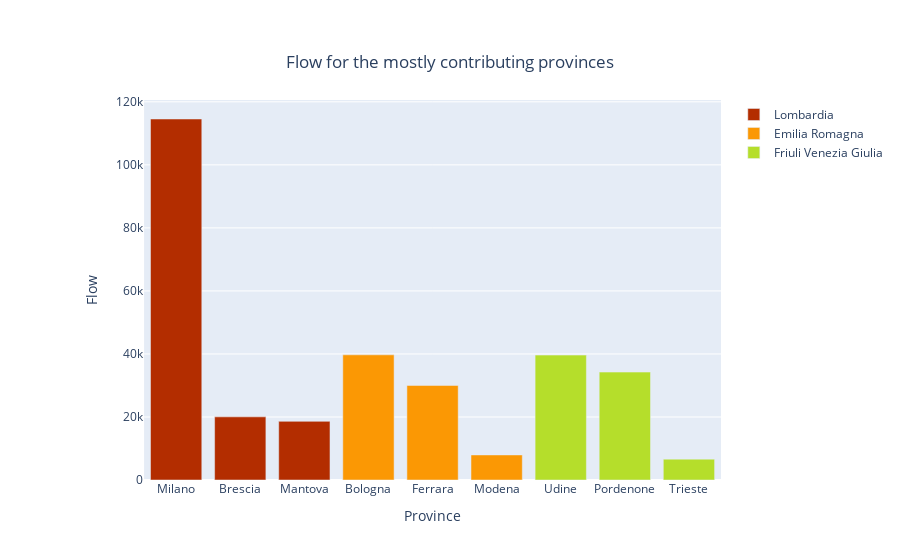
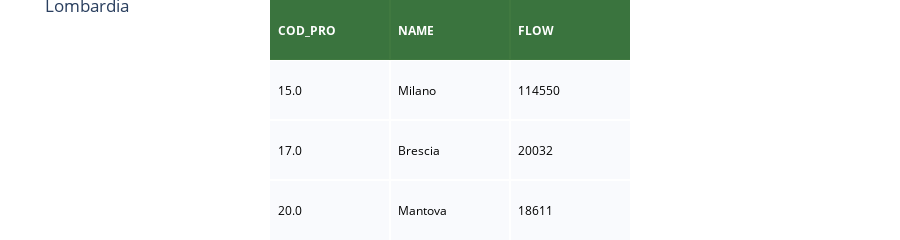
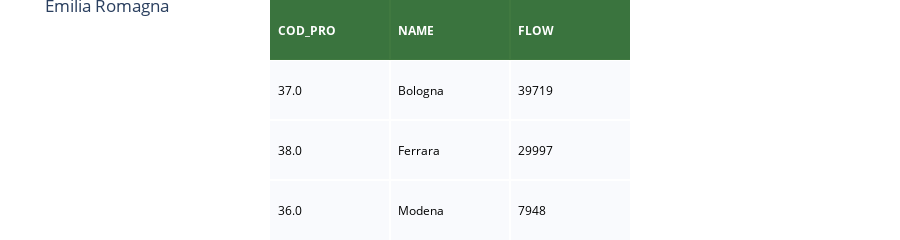
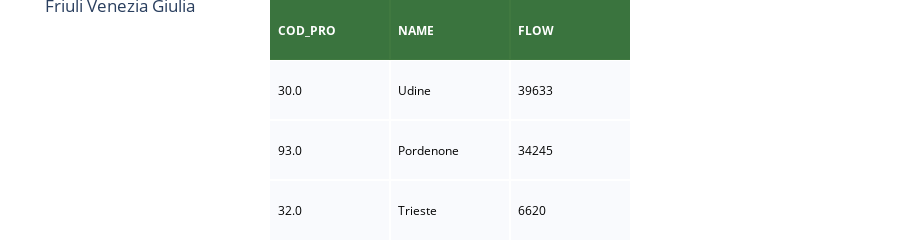

Source (notebook cell) for these figures, in order:
### Markdown cell above
## 4.2

We’ll now perform a more detailed analysis selecting only the most contributing provinces for each of the selected regions. We'll study first the contribute of each province to the flow and then study the flow trend based on the days of the week.

### Code cell
# 4.2.1 STUDY OF THE FLUXES OF THE MOSTLY CONTRIBUTING PROVINCES BASED ON THE DAY OF THE WEEK 

#Selection of the provinces that are mostry contributing to the flow

#Function to find the mostly contributing provinces for each region:
#Returns the total flux for each province and the code of the selected provinces
def flow_province(data_regions):
    flow_province=data_regions.groupby('COD_PRO').FLOW.sum()
    flow_sorted=flow_province.sort_values(ascending=False)
    flow_selected=flow_sorted.head(n=3).reset_index()  #Selected the first 3 with the highest flux
    cod_pro_selected=flow_selected['COD_PRO'].values[:]
    return flow_selected, cod_pro_selected


flow_pro={} #Dictionary with a flow dataframe for the different regions
pro_selected={}  #Dictionary with the code of the selected provinces

for i in range(len(reg)): 
    flow_pro[reg[i]],  pro_selected[reg[i]] = flow_province(data_reg[reg[i]]) 
    

#Associating to each province code the province name
#flow_pro: flow for the provinces of a region flow_pro[reg[i]]: 'COD PRO', 'NAME', 'FLOW'
for i in range(len(reg)):
    name_l=[]
    for cod in flow_pro[reg[i]]['COD_PRO'].values[:]:
        if cod in d[reg[i]]['COD_PRO'].values[:]:
            where=np.argwhere(d[reg[i]]['COD_PRO'].values[:]==cod)
            idx=where[0][0] 
            name=d[reg[i]]['PROVINCIA'].values[idx:idx+1][0]
            name_l.append(name)
    flow_pro[reg[i]].insert(1, "NAME", name_l)

    
#Display the results
table_color =  [[0, '#004d00'],[.5, '#ffffff'],[1, '#ffffff']]
color_dict = ['#b32d00', '#fb9804' ,'#b5de2b', 'yellow']


#Plot flow for the provinces
fig_fp = go.Figure()
for i in range(len(reg)):  
        fig_fp.add_trace(go.Bar(x = flow_pro[reg[i]]["NAME"], y = flow_pro[reg[i]]["FLOW"], name=reg[i], marker_color=color_dict[i]))
        fig_fp.update_layout(barmode='relative')
        fig_fp.update_layout(title={'text': "Flow for the mostly contributing provinces",'y':0.9,'x':0.5,'xanchor': 'center','yanchor': 'top'},xaxis = {'domain': [0.1, 1.], 'title':'Province'}, yaxis = {'domain': [0, 1], 'anchor': 'x2', 'title': 'Flow'})

fig_fp.show()

#Dataframe
for i in range(len(reg)):  
    fig = ff.create_table(flow_pro[reg[i]],colorscale=table_color)
    fig.update_layout(xaxis = {'domain': [.2, .7]}, yaxis1 = {'domain': [0, 1]})
    fig.update_layout(title={'text': str(reg[i]),'xanchor': 'left','yanchor': 'top'}, xaxis1 = {'domain': [0.3, .7]}, yaxis1 = {'domain': [0., 1]})
    fig.show()
     
    
#Display the new total flow
tot_flow=[]
for i in range(len(reg)):
    tot_flow.append(flow_pro[reg[i]].FLOW.sum())

new_tot_flow=go.Figure()
new_tot_flow.add_trace(go.Bar(x =reg, y=tot_flow, marker_color=color_dict, name='Flow'))
new_tot_flow.update_layout(title={'text': "Total flow of the regions with only the mostrly contributing provinces",'y':0.8,'x':0.5,'xanchor': 'center','yanchor': 'top'},
                                   xaxis = {'domain': [0.1, 1.], 'title':'Region'}, 
                                   yaxis = {'domain': [0, 1], 'anchor': 'x2', 'title': 'Flow'},
                                    margin=dict(l=130, r=160, t=150, b=100))

new_tot_flow.show()

### Figure 1 — Plotly figure (JSON) as saved in the notebook; plotly's stock layout.template omitted (floating-point values rounded to 4 significant figures)
{"data": [{"marker": {"color": "#b32d00"}, "name": "Lombardia", "type": "bar", "x": ["Milano", "Brescia", "Mantova"], "y": [114550, 20032, 18611]}, {"marker": {"color": "#fb9804"}, "name": "Emilia Romagna", "type": "bar", "x": ["Bologna", "Ferrara", "Modena"], "y": [39719, 29997, 7948]}, {"marker": {"color": "#b5de2b"}, "name": "Friuli Venezia Giulia", "type": "bar", "x": ["Udine", "Pordenone", "Trieste"], "y": [39633, 34245, 6620]}], "layout": {"barmode": "relative", "title": {"text": "Flow for the mostly contributing provinces", "x": 0.5, "xanchor": "center", "y": 0.9, "yanchor": "top"}, "xaxis": {"domain": [0.1, 1], "title": {"text": "Province"}}, "yaxis": {"anchor": "x2", "domain": [0, 1], "title": {"text": "Flow"}}}}

### Figure 2 — Plotly figure (JSON) as saved in the notebook; plotly's stock layout.template omitted (floating-point values rounded to 4 significant figures)
{"data": [{"colorscale": [[0, "#004d00"], [0.5, "#ffffff"], [1, "#ffffff"]], "hoverinfo": "none", "opacity": 0.75, "showscale": false, "type": "heatmap", "z": [[0, 0, 0], [0.5, 0.5, 0.5], [1, 1, 1], [0.5, 0.5, 0.5]]}], "layout": {"annotations": [{"align": "left", "font": {"color": "#ffffff"}, "showarrow": false, "text": "<b>COD_PRO</b>", "x": -0.45, "xanchor": "left", "xref": "x", "y": 0, "yref": "y"}, {"align": "left", "font": {"color": "#ffffff"}, "showarrow": false, "text": "<b>NAME</b>", "x": 0.55, "xanchor": "left", "xref": "x", "y": 0, "yref": "y"}, {"align": "left", "font": {"color": "#ffffff"}, "showarrow": false, "text": "<b>FLOW</b>", "x": 1.55, "xanchor": "left", "xref": "x", "y": 0, "yref": "y"}, {"align": "left", "font": {"color": "#000000"}, "showarrow": false, "text": "15.0", "x": -0.45, "xanchor": "left", "xref": "x", "y": 1, "yref": "y"}, {"align": "left", "font": {"color": "#000000"}, "showarrow": false, "text": "Milano", "x": 0.55, "xanchor": "left", "xref": "x", "y": 1, "yref": "y"}, {"align": "left", "font": {"color": "#000000"}, "showarrow": false, "text": "114550", "x": 1.55, "xanchor": "left", "xref": "x", "y": 1, "yref": "y"}, {"align": "left", "font": {"color": "#000000"}, "showarrow": false, "text": "17.0", "x": -0.45, "xanchor": "left", "xref": "x", "y": 2, "yref": "y"}, {"align": "left", "font": {"color": "#000000"}, "showarrow": false, "text": "Brescia", "x": 0.55, "xanchor": "left", "xref": "x", "y": 2, "yref": "y"}, {"align": "left", "font": {"color": "#000000"}, "showarrow": false, "text": "20032", "x": 1.55, "xanchor": "left", "xref": "x", "y": 2, "yref": "y"}, {"align": "left", "font": {"color": "#000000"}, "showarrow": false, "text": "20.0", "x": -0.45, "xanchor": "left", "xref": "x", "y": 3, "yref": "y"}, {"align": "left", "font": {"color": "#000000"}, "showarrow": false, "text": "Mantova", "x": 0.55, "xanchor": "left", "xref": "x", "y": 3, "yref": "y"}, {"align": "left", "font": {"color": "#000000"}, "showarrow": false, "text": "18611", "x": 1.55, "xanchor": "left", "xref": "x", "y": 3, "yref": "y"}], "height": 170, "margin": {"b": 0, "l": 0, "r": 0, "t": 0}, "title": {"text": "Lombardia", "xanchor": "left", "yanchor": "top"}, "xaxis": {"domain": [0.3, 0.7], "dtick": 1, "gridwidth": 2, "showticklabels": false, "tick0": -0.5, "ticks": "", "zeroline": false}, "yaxis": {"autorange": "reversed", "domain": [0, 1], "dtick": 1, "gridwidth": 2, "showticklabels": false, "tick0": 0.5, "ticks": "", "zeroline": false}}}

### Figure 3 — Plotly figure (JSON) as saved in the notebook; plotly's stock layout.template omitted (floating-point values rounded to 4 significant figures)
{"data": [{"colorscale": [[0, "#004d00"], [0.5, "#ffffff"], [1, "#ffffff"]], "hoverinfo": "none", "opacity": 0.75, "showscale": false, "type": "heatmap", "z": [[0, 0, 0], [0.5, 0.5, 0.5], [1, 1, 1], [0.5, 0.5, 0.5]]}], "layout": {"annotations": [{"align": "left", "font": {"color": "#ffffff"}, "showarrow": false, "text": "<b>COD_PRO</b>", "x": -0.45, "xanchor": "left", "xref": "x", "y": 0, "yref": "y"}, {"align": "left", "font": {"color": "#ffffff"}, "showarrow": false, "text": "<b>NAME</b>", "x": 0.55, "xanchor": "left", "xref": "x", "y": 0, "yref": "y"}, {"align": "left", "font": {"color": "#ffffff"}, "showarrow": false, "text": "<b>FLOW</b>", "x": 1.55, "xanchor": "left", "xref": "x", "y": 0, "yref": "y"}, {"align": "left", "font": {"color": "#000000"}, "showarrow": false, "text": "37.0", "x": -0.45, "xanchor": "left", "xref": "x", "y": 1, "yref": "y"}, {"align": "left", "font": {"color": "#000000"}, "showarrow": false, "text": "Bologna", "x": 0.55, "xanchor": "left", "xref": "x", "y": 1, "yref": "y"}, {"align": "left", "font": {"color": "#000000"}, "showarrow": false, "text": "39719", "x": 1.55, "xanchor": "left", "xref": "x", "y": 1, "yref": "y"}, {"align": "left", "font": {"color": "#000000"}, "showarrow": false, "text": "38.0", "x": -0.45, "xanchor": "left", "xref": "x", "y": 2, "yref": "y"}, {"align": "left", "font": {"color": "#000000"}, "showarrow": false, "text": "Ferrara", "x": 0.55, "xanchor": "left", "xref": "x", "y": 2, "yref": "y"}, {"align": "left", "font": {"color": "#000000"}, "showarrow": false, "text": "29997", "x": 1.55, "xanchor": "left", "xref": "x", "y": 2, "yref": "y"}, {"align": "left", "font": {"color": "#000000"}, "showarrow": false, "text": "36.0", "x": -0.45, "xanchor": "left", "xref": "x", "y": 3, "yref": "y"}, {"align": "left", "font": {"color": "#000000"}, "showarrow": false, "text": "Modena", "x": 0.55, "xanchor": "left", "xref": "x", "y": 3, "yref": "y"}, {"align": "left", "font": {"color": "#000000"}, "showarrow": false, "text": "7948", "x": 1.55, "xanchor": "left", "xref": "x", "y": 3, "yref": "y"}], "height": 170, "margin": {"b": 0, "l": 0, "r": 0, "t": 0}, "title": {"text": "Emilia Romagna", "xanchor": "left", "yanchor": "top"}, "xaxis": {"domain": [0.3, 0.7], "dtick": 1, "gridwidth": 2, "showticklabels": false, "tick0": -0.5, "ticks": "", "zeroline": false}, "yaxis": {"autorange": "reversed", "domain": [0, 1], "dtick": 1, "gridwidth": 2, "showticklabels": false, "tick0": 0.5, "ticks": "", "zeroline": false}}}

### Figure 4 — Plotly figure (JSON) as saved in the notebook; plotly's stock layout.template omitted (floating-point values rounded to 4 significant figures)
{"data": [{"colorscale": [[0, "#004d00"], [0.5, "#ffffff"], [1, "#ffffff"]], "hoverinfo": "none", "opacity": 0.75, "showscale": false, "type": "heatmap", "z": [[0, 0, 0], [0.5, 0.5, 0.5], [1, 1, 1], [0.5, 0.5, 0.5]]}], "layout": {"annotations": [{"align": "left", "font": {"color": "#ffffff"}, "showarrow": false, "text": "<b>COD_PRO</b>", "x": -0.45, "xanchor": "left", "xref": "x", "y": 0, "yref": "y"}, {"align": "left", "font": {"color": "#ffffff"}, "showarrow": false, "text": "<b>NAME</b>", "x": 0.55, "xanchor": "left", "xref": "x", "y": 0, "yref": "y"}, {"align": "left", "font": {"color": "#ffffff"}, "showarrow": false, "text": "<b>FLOW</b>", "x": 1.55, "xanchor": "left", "xref": "x", "y": 0, "yref": "y"}, {"align": "left", "font": {"color": "#000000"}, "showarrow": false, "text": "30.0", "x": -0.45, "xanchor": "left", "xref": "x", "y": 1, "yref": "y"}, {"align": "left", "font": {"color": "#000000"}, "showarrow": false, "text": "Udine", "x": 0.55, "xanchor": "left", "xref": "x", "y": 1, "yref": "y"}, {"align": "left", "font": {"color": "#000000"}, "showarrow": false, "text": "39633", "x": 1.55, "xanchor": "left", "xref": "x", "y": 1, "yref": "y"}, {"align": "left", "font": {"color": "#000000"}, "showarrow": false, "text": "93.0", "x": -0.45, "xanchor": "left", "xref": "x", "y": 2, "yref": "y"}, {"align": "left", "font": {"color": "#000000"}, "showarrow": false, "text": "Pordenone", "x": 0.55, "xanchor": "left", "xref": "x", "y": 2, "yref": "y"}, {"align": "left", "font": {"color": "#000000"}, "showarrow": false, "text": "34245", "x": 1.55, "xanchor": "left", "xref": "x", "y": 2, "yref": "y"}, {"align": "left", "font": {"color": "#000000"}, "showarrow": false, "text": "32.0", "x": -0.45, "xanchor": "left", "xref": "x", "y": 3, "yref": "y"}, {"align": "left", "font": {"color": "#000000"}, "showarrow": false, "text": "Trieste", "x": 0.55, "xanchor": "left", "xref": "x", "y": 3, "yref": "y"}, {"align": "left", "font": {"color": "#000000"}, "showarrow": false, "text": "6620", "x": 1.55, "xanchor": "left", "xref": "x", "y": 3, "yref": "y"}], "height": 170, "margin": {"b": 0, "l": 0, "r": 0, "t": 0}, "title": {"text": "Friuli Venezia Giulia", "xanchor": "left", "yanchor": "top"}, "xaxis": {"domain": [0.3, 0.7], "dtick": 1, "gridwidth": 2, "showticklabels": false, "tick0": -0.5, "ticks": "", "zeroline": false}, "yaxis": {"autorange": "reversed", "domain": [0, 1], "dtick": 1, "gridwidth": 2, "showticklabels": false, "tick0": 0.5, "ticks": "", "zeroline": false}}}
